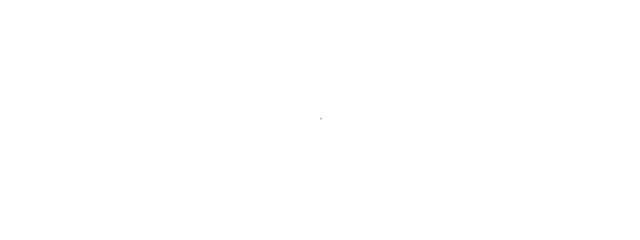
Frame 1 (no input)
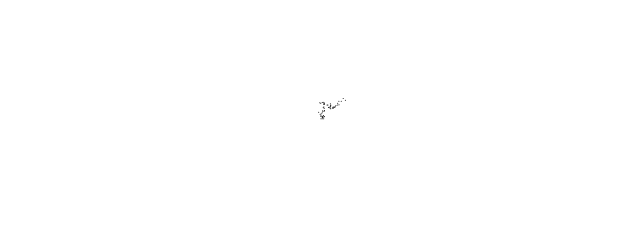
Frame 60 (no input)
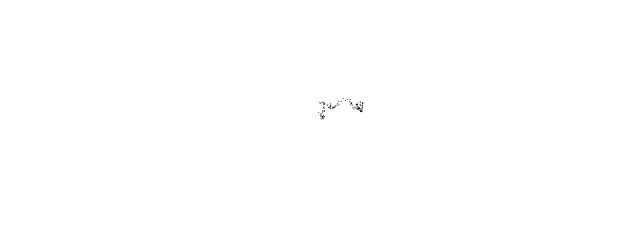
Frame 120 (the mouse pressed at the canvas centre since frame 60)

The p5.js sketch that drew these frames (run headless with seeded random() and noise() and a simulated clock; from frame 60 on, the mouse is pressed at the canvas centre):

// p5.js sketch
// ── sketch.js
// Exercise 0.5: A Gaussian Random Walk
//
// A random walk in which the step size (how far the object moves
// in a given direction) is generated with a normal distribution
// rather than being a fixed value.

class Walker {
  constructor() {
    this.x = width / 2;
    this.y = height / 2;
  }

    show() {
        stroke(0);
        point(this.x, this.y);
    }

    step() {
        const deviation = 1.5;

        const xstep = randomGaussian(0, deviation);
        const ystep = randomGaussian(0, deviation);

        this.x += xstep;
        this.y += ystep;
    }
}

let walker;

function setup() {
  createCanvas(640, 240);
  background(255);
  walker = new Walker();
}

function draw() {
  walker.step();
  walker.show();
}
